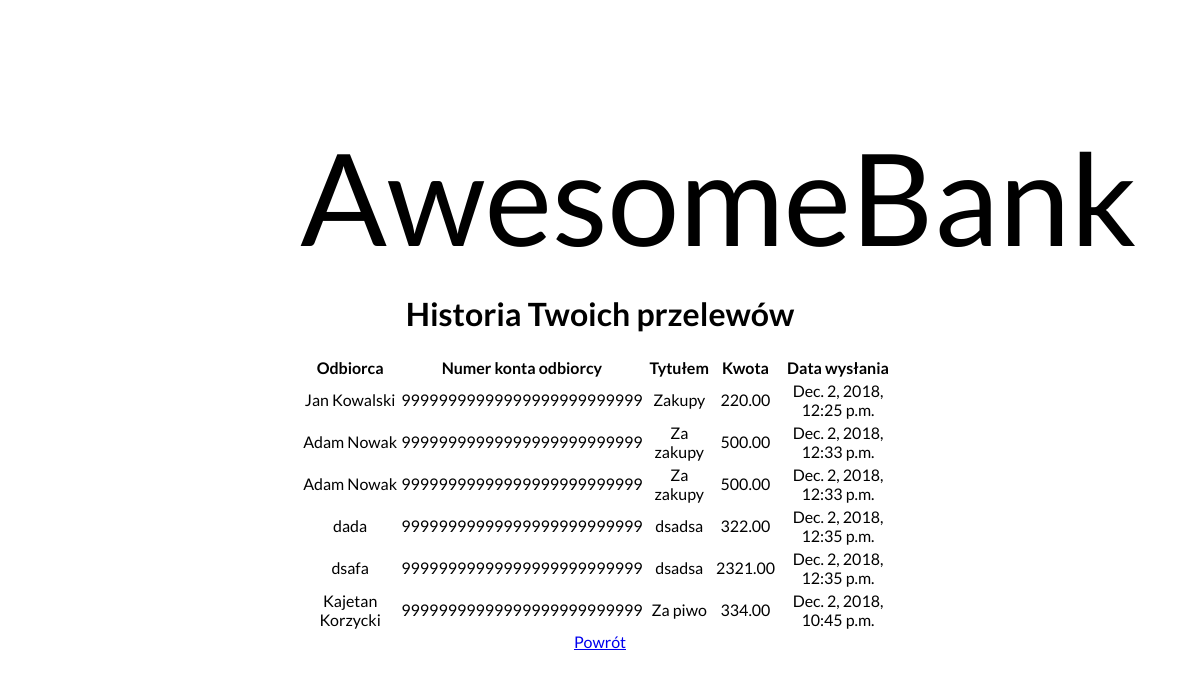
/transfers_history (signed in), run on the app's committed database.
### AwesomeBank/models.py (models this page shows)
class Transfer(models.Model):
    sender = models.ForeignKey(User, null=False, editable=False, on_delete=models.PROTECT)
    recipient_name = models.CharField(null=False, blank=False, max_length=80)
    recipient_account = models.CharField(null=False, max_length=26)
    title = models.CharField(null=False, blank=False, max_length=120)
    amount = models.DecimalField(null=False, decimal_places=2, max_digits=10)
    date = models.DateTimeField(default=timezone.now)

### AwesomeBank/views.py (the view)
# urls.py: path('transfers_history', transfers_history, name='transfers_history'),
def transfers_history(request):
    transfers = []
    for item in Transfer.objects.all():
        if item.sender_id == request.user.id:
            transfers.append(item)
    context = {
        'transfers': transfers
    }
    return render(request, 'transfers_history.html', context)

### templates/transfers_history.html (shortened to what this page needs)
{% extends 'registration/../temp.html' %}
{% block main_content %}
    {% if user.is_authenticated %}
    <h1>Historia Twoich przelewów</h1>
        <form method="post">
            <table>
                <tr>
                    <th>Odbiorca</th>
                    <th>Numer konta odbiorcy</th>
                    <th>Tytułem</th>
                    <th>Kwota</th>
                    <th>Data wysłania</th>
                 </tr>
            {% for t in transfers %}
                <tr>
                    <td>{{ t.recipient_name }}</td>
                    <td>{{ t.recipient_account }}</td>
                    <td>{{ t.title }}</td>
                    <td>{{ t.amount }}</td>
                    <td>{{ t.date }}</td>
                </tr>
            {% endfor %}
            </table>
        </form>
        <a href="{% url 'transfer_sending' %}">Powrót</a>
    {% else %}
        <p>Nie jesteś zalogowany!</p>
        <a href="{% url 'login' %}">Zaloguj się</a>
        <a href="{% url 'signup' %}">Zarejestruj się</a>
    {% endif %}
{% endblock %}

### static/style.css (style rules this page uses)
* { font-family: 'Lato', sans-serif; }
body { margin: 0; padding: 0; background-color: white; background-image: url("bckgrnd.jpg"); background-size: cover; overflow: scroll; }

### data on the page
Transfer: recipient_name "Jan Kowalski", recipient_account "99999999999999999999999999", title "Zakupy", amount "220.00", date "Dec. 2, 2018, 12:25 p.m."
Transfer: recipient_name "Adam Nowak", recipient_account "99999999999999999999999999", title "Za zakupy", amount "500.00", date "Dec. 2, 2018, 12:33 p.m."
Transfer: recipient_name "Adam Nowak", recipient_account "99999999999999999999999999", title "Za zakupy", amount "500.00", date "Dec. 2, 2018, 12:33 p.m."
Transfer: recipient_name "dada", recipient_account "99999999999999999999999999", title "dsadsa", amount "322.00", date "Dec. 2, 2018, 12:35 p.m."
Transfer: recipient_name "dsafa", recipient_account "99999999999999999999999999", title "dsadsa", amount "2321.00", date "Dec. 2, 2018, 12:35 p.m."
Transfer: recipient_name "Kajetan Korzycki", recipient_account "99999999999999999999999999", title "Za piwo", amount "334.00", date "Dec. 2, 2018, 10:45 p.m."
